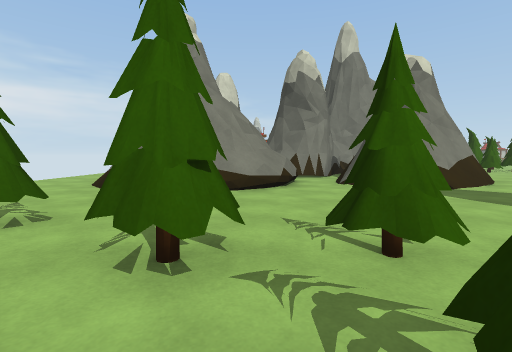
view 1 (above)

20 first-person views from a walk through a scene from a Unity 3-D project. The camera is 1.2 m above the floor, tilts 4° down and sees 85° across. The floor is counted in squares, 2 m on a side. Each view is taken from the middle of a square. On the plan, view 1 faces up. The plan holds only what a view shows up to about 9 squares ahead; the rest is blank. The place goes on beyond the plan. The player character is not drawn. Some animated figures are not drawn. Some surface patterns are stand-ins.

view 2
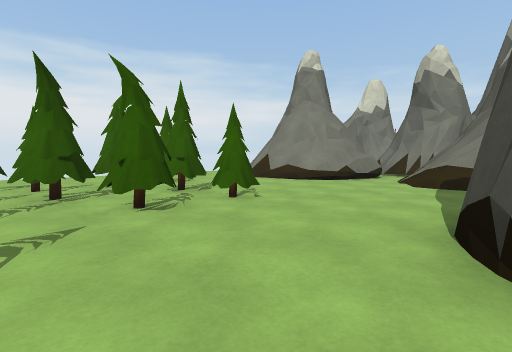

view 3
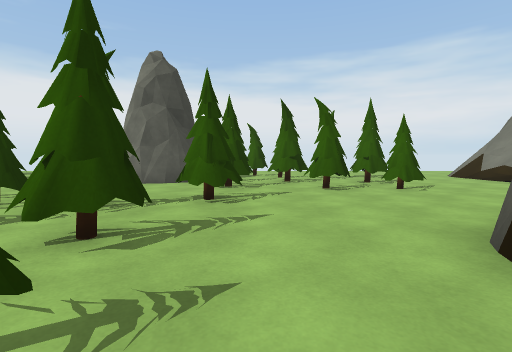

view 4
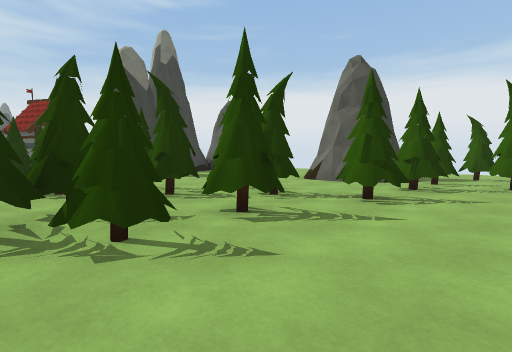

view 5
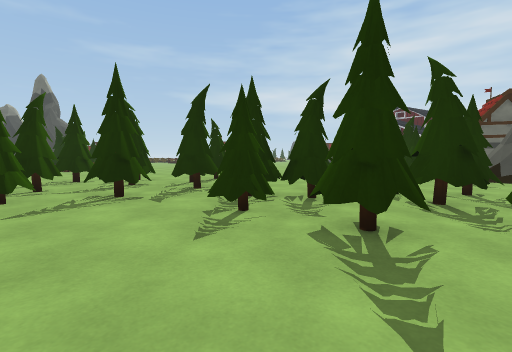

view 6
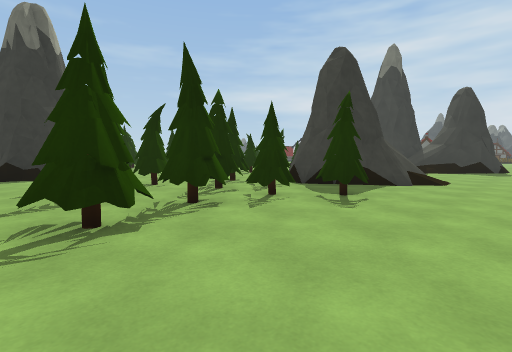

view 7
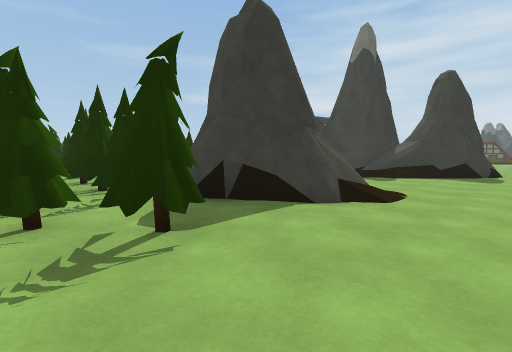

view 8
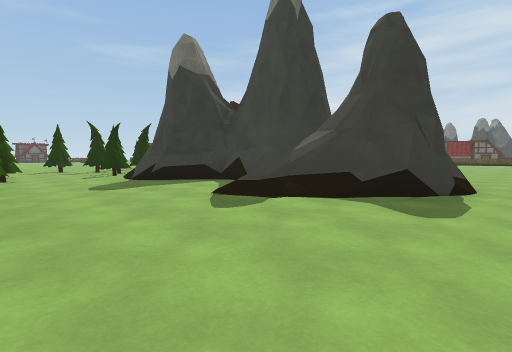

view 9
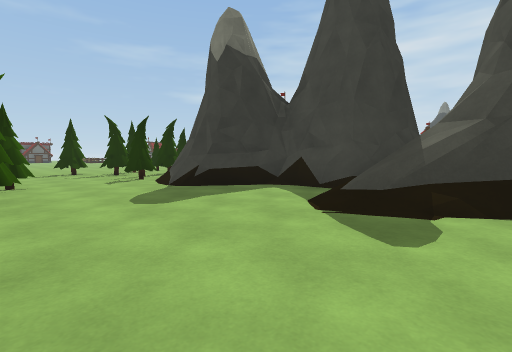

view 10
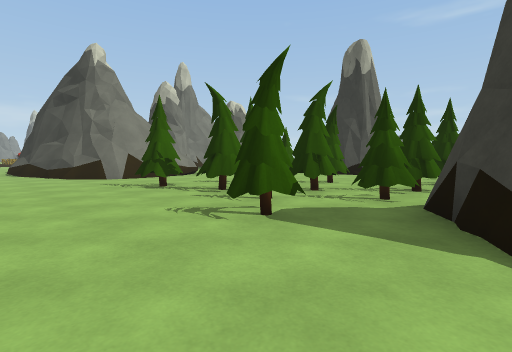

view 11
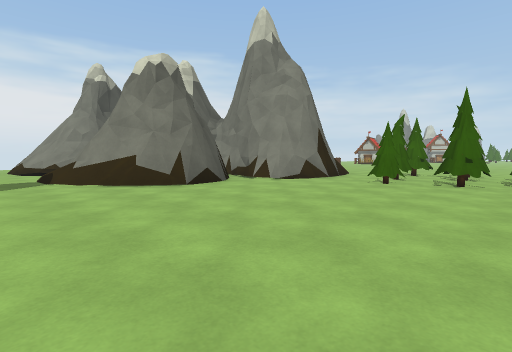

view 12
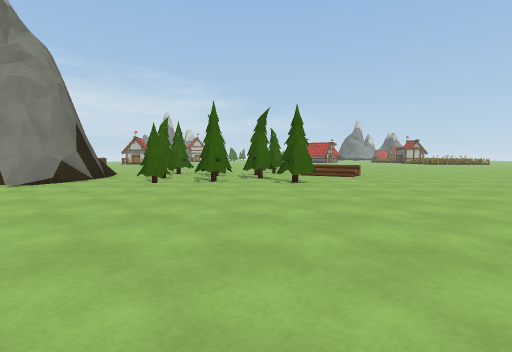

view 13
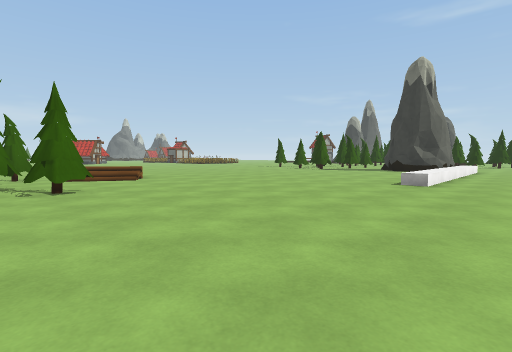

view 14
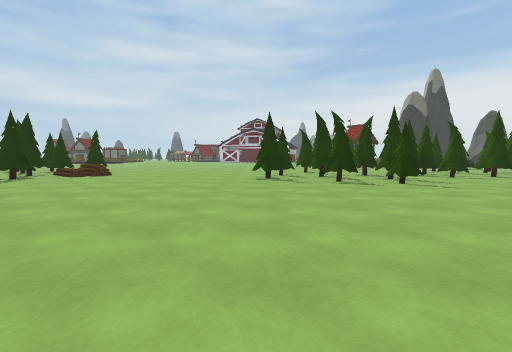

view 15
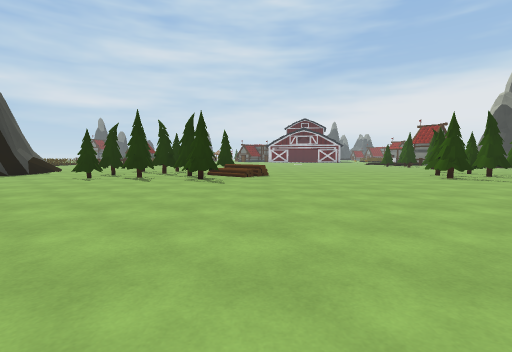

view 16
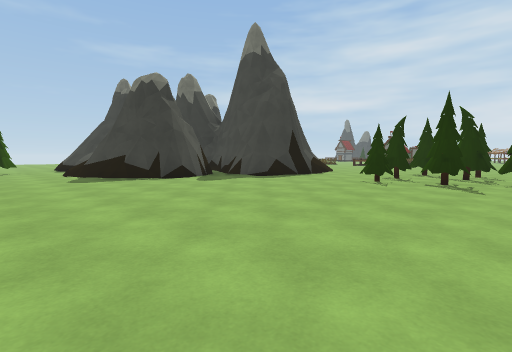

view 17
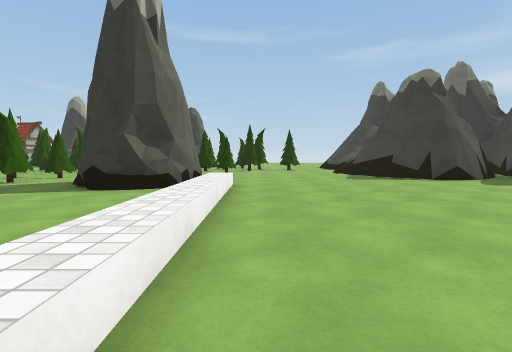

view 18
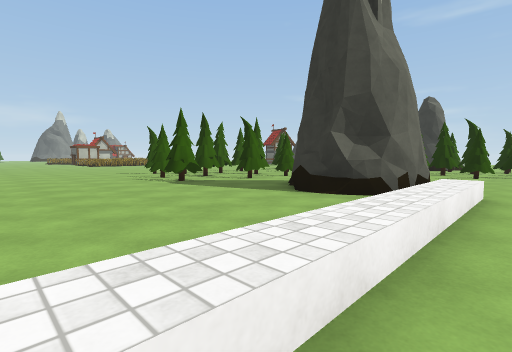

view 19
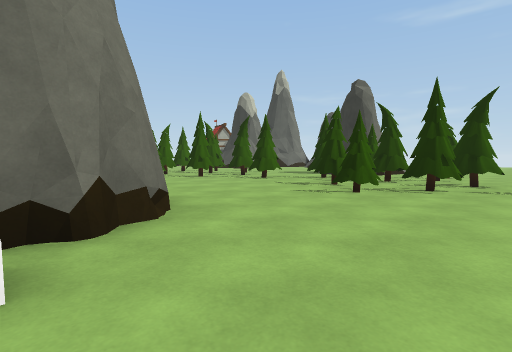

view 20
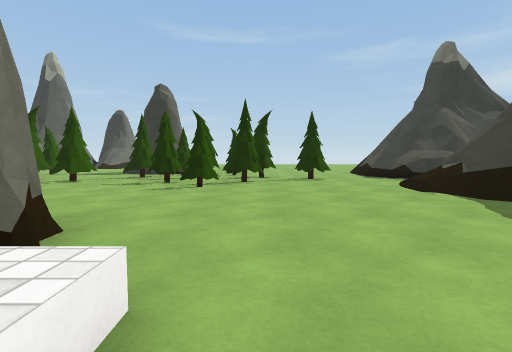

### Floor plan
Key: @ floor where view 1 was taken; # wall or solid block; x gap in a wall; . floor; / step, stairs or slope; = window, fence, low wall or low ledge; T thing the floor can be seen under or through.
Columns run from 5 left of view 1 to 34 right of it. Each row starts with its distance up from view 1.
 13            #.x.##.==........##.#.#   #
 12            #.#..#...........##.x..##..
 11            #...#.#....................
 10          ###..#............../  ...#..
  9 .#    ##  #................./# /....#.
  8 .##   ### #................./##...#.##.
  7 ..#  ##=###............///////....#.###.
  6 ..####//###.......................###...
  5 ...##=./=..........................##..
  4 ......................................
  3 .........    ...................///...
  2 ...Txx#..#  ...................##= /##
  1 ...T.....#  ...................#   ##
  0 ...TT@#......#.................#
 -1 ..#.TT......TTT............... #
 -2 .....T.#.TT.TTT.#.......#.#..####
 -3 ..###...TTTTTTTT.....=##..#..#
 -4 ..=##..TTT....T...     ##...
 -5 .......T.TT..           ##
 -6 ..............
 -7 ............##
 -8 ...//..//####
 -9 ..#//./####
-10 .####### ##
-11 .#  #
-12 ..  #
-13 ..
-14 ..

Where each view was taken, in squares from view 1:
view 1: 0 up, 0 right, facing up
view 2: 1 down, 4 right, facing up-left
view 3: 1 down, 6 right, facing left
view 4: 0 up, 6 right, facing down-left
view 5: 0 up, 3 right, facing down-right
view 6: 3 up, 5 left, facing down-right
view 7: 0 up, 5 left, facing down-right
view 8: 5 down, 5 left, facing down-right
view 9: 5 down, 3 left, facing down-right
view 10: 3 down, 5 left, facing up-right
view 11: 4 up, 11 right, facing up-left
view 12: 4 up, 11 right, facing up
view 13: 5 up, 11 right, facing up-right
view 14: 6 up, 11 right, facing down
view 15: 6 up, 16 right, facing down
view 16: 5 up, 18 right, facing down-right
view 17: 6 up, 18 right, facing right
view 18: 6 up, 19 right, facing up-right
view 19: 5 up, 24 right, facing up-right
view 20: 6 up, 23 right, facing right
